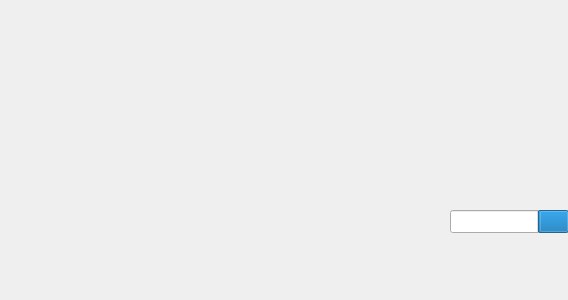
<?xml version="1.0" encoding="UTF-8"?>
<ui version="4.0">
 <class>Dialog</class>
 <widget class="QDialog" name="Dialog">
  <property name="geometry">
   <rect>
    <x>0</x>
    <y>0</y>
    <width>568</width>
    <height>300</height>
   </rect>
  </property>
  <property name="windowTitle">
   <string>Dialog</string>
  </property>
  <widget class="QLabel" name="Fond">
   <property name="geometry">
    <rect>
     <x>0</x>
     <y>-10</y>
     <width>571</width>
     <height>331</height>
    </rect>
   </property>
   <property name="maximumSize">
    <size>
     <width>571</width>
     <height>16777215</height>
    </size>
   </property>
   <property name="text">
    <string/>
   </property>
   <property name="pixmap">
    <pixmap>../../../../../Downloads/combat fond.png</pixmap>
   </property>
   <property name="scaledContents">
    <bool>true</bool>
   </property>
   <property name="wordWrap">
    <bool>false</bool>
   </property>
  </widget>
  <widget class="QProgressBar" name="Vie">
   <property name="enabled">
    <bool>true</bool>
   </property>
   <property name="geometry">
    <rect>
     <x>450</x>
     <y>210</y>
     <width>118</width>
     <height>23</height>
    </rect>
   </property>
   <property name="mouseTracking">
    <bool>false</bool>
   </property>
   <property name="accessibleName">
    <string/>
   </property>
   <property name="autoFillBackground">
    <bool>false</bool>
   </property>
   <property name="styleSheet">
    <string notr="true"/>
   </property>
   <property name="value">
    <number>23</number>
   </property>
   <property name="textVisible">
    <bool>false</bool>
   </property>
   <property name="invertedAppearance">
    <bool>true</bool>
   </property>
  </widget>
 </widget>
 <resources/>
 <connections/>
</ui>
